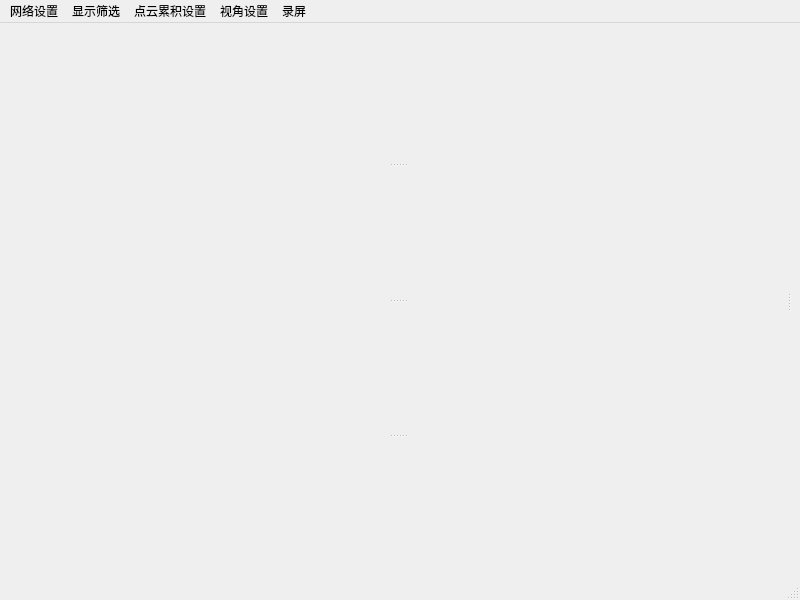
<?xml version="1.0" encoding="UTF-8"?>
<ui version="4.0">
 <class>MainWindow</class>
 <widget class="QMainWindow" name="MainWindow">
  <property name="geometry">
   <rect>
    <x>0</x>
    <y>0</y>
    <width>800</width>
    <height>600</height>
   </rect>
  </property>
  <property name="windowTitle">
   <string>ProtoVision Screen</string>
  </property>
  <widget class="QWidget" name="centralwidget">
   <layout class="QGridLayout" name="gridLayout">
    <item row="0" column="0">
     <layout class="QGridLayout" name="gridLayout_2">
      <item row="2" column="0">
       <widget class="QSplitter" name="splitter">
        <property name="orientation">
         <enum>Qt::Horizontal</enum>
        </property>
        <widget class="QWidget" name="gridLayoutWidget">
         <layout class="QGridLayout" name="gridLayout_3">
          <item row="0" column="0">
           <widget class="QSplitter" name="splitter_2">
            <property name="orientation">
             <enum>Qt::Vertical</enum>
            </property>
            <widget class="QLabel" name="camera_1">
             <property name="minimumSize">
              <size>
               <width>300</width>
               <height>0</height>
              </size>
             </property>
             <property name="text">
              <string/>
             </property>
             <property name="scaledContents">
              <bool>true</bool>
             </property>
             <property name="alignment">
              <set>Qt::AlignCenter</set>
             </property>
            </widget>
            <widget class="QLabel" name="camera_2">
             <property name="text">
              <string/>
             </property>
             <property name="scaledContents">
              <bool>true</bool>
             </property>
             <property name="alignment">
              <set>Qt::AlignCenter</set>
             </property>
            </widget>
            <widget class="QLabel" name="camera_3">
             <property name="minimumSize">
              <size>
               <width>300</width>
               <height>0</height>
              </size>
             </property>
             <property name="text">
              <string/>
             </property>
             <property name="scaledContents">
              <bool>true</bool>
             </property>
             <property name="alignment">
              <set>Qt::AlignCenter</set>
             </property>
            </widget>
            <widget class="QLabel" name="camera_4">
             <property name="minimumSize">
              <size>
               <width>300</width>
               <height>0</height>
              </size>
             </property>
             <property name="text">
              <string/>
             </property>
             <property name="scaledContents">
              <bool>true</bool>
             </property>
             <property name="alignment">
              <set>Qt::AlignCenter</set>
             </property>
            </widget>
           </widget>
          </item>
         </layout>
        </widget>
        <widget class="QWidget" name="gridLayoutWidget_2">
         <layout class="QGridLayout" name="gridLayout_4"/>
        </widget>
       </widget>
      </item>
     </layout>
    </item>
   </layout>
  </widget>
  <widget class="QMenuBar" name="menubar">
   <property name="geometry">
    <rect>
     <x>0</x>
     <y>0</y>
     <width>800</width>
     <height>23</height>
    </rect>
   </property>
   <widget class="QMenu" name="menu_network">
    <property name="title">
     <string>网络设置</string>
    </property>
   </widget>
   <widget class="QMenu" name="menu_display_choose">
    <property name="title">
     <string>显示筛选</string>
    </property>
    <addaction name="action_pc"/>
    <addaction name="separator"/>
    <addaction name="action_tracker"/>
    <addaction name="separator"/>
    <addaction name="action_fs"/>
    <addaction name="separator"/>
    <addaction name="action_gr"/>
    <addaction name="separator"/>
    <addaction name="action_fcline"/>
    <addaction name="separator"/>
    <addaction name="action_adas"/>
   </widget>
   <widget class="QMenu" name="menu_accu_pc">
    <property name="title">
     <string>点云累积设置</string>
    </property>
    <addaction name="action_pcaccu"/>
   </widget>
   <widget class="QMenu" name="menu_viewport">
    <property name="title">
     <string>视角设置</string>
    </property>
    <addaction name="action_look_reset"/>
    <addaction name="separator"/>
    <addaction name="action_look_on"/>
    <addaction name="separator"/>
    <addaction name="action_look_cycle"/>
   </widget>
   <widget class="QMenu" name="menu_screen_cap">
    <property name="title">
     <string>录屏</string>
    </property>
   </widget>
   <addaction name="menu_network"/>
   <addaction name="menu_display_choose"/>
   <addaction name="menu_accu_pc"/>
   <addaction name="menu_viewport"/>
   <addaction name="menu_screen_cap"/>
  </widget>
  <widget class="QStatusBar" name="statusbar"/>
  <action name="action_pc">
   <property name="checkable">
    <bool>true</bool>
   </property>
   <property name="checked">
    <bool>true</bool>
   </property>
   <property name="icon">
    <iconset resource="ProtoVision_Screen_ICON.qrc">
     <normaloff>:/ICON/image/ICON/pc.png</normaloff>:/ICON/image/ICON/pc.png</iconset>
   </property>
   <property name="text">
    <string>点云</string>
   </property>
  </action>
  <action name="action_tracker">
   <property name="checkable">
    <bool>true</bool>
   </property>
   <property name="checked">
    <bool>true</bool>
   </property>
   <property name="icon">
    <iconset resource="ProtoVision_Screen_ICON.qrc">
     <normaloff>:/ICON/image/ICON/tracker.png</normaloff>:/ICON/image/ICON/tracker.png</iconset>
   </property>
   <property name="text">
    <string>目标</string>
   </property>
  </action>
  <action name="action_fs">
   <property name="checkable">
    <bool>true</bool>
   </property>
   <property name="icon">
    <iconset resource="ProtoVision_Screen_ICON.qrc">
     <normaloff>:/ICON/image/ICON/fs.png</normaloff>:/ICON/image/ICON/fs.png</iconset>
   </property>
   <property name="text">
    <string>Freespace</string>
   </property>
  </action>
  <action name="action_gr">
   <property name="checkable">
    <bool>true</bool>
   </property>
   <property name="icon">
    <iconset resource="ProtoVision_Screen_ICON.qrc">
     <normaloff>:/ICON/image/ICON/gr.png</normaloff>:/ICON/image/ICON/gr.png</iconset>
   </property>
   <property name="text">
    <string>护栏</string>
   </property>
  </action>
  <action name="action_fcline">
   <property name="checkable">
    <bool>true</bool>
   </property>
   <property name="icon">
    <iconset resource="ProtoVision_Screen_ICON.qrc">
     <normaloff>:/ICON/image/ICON/fcline.png</normaloff>:/ICON/image/ICON/fcline.png</iconset>
   </property>
   <property name="text">
    <string>车道线</string>
   </property>
  </action>
  <action name="action_adas">
   <property name="checkable">
    <bool>true</bool>
   </property>
   <property name="icon">
    <iconset resource="ProtoVision_Screen_ICON.qrc">
     <normaloff>:/ICON/image/ICON/adas.png</normaloff>:/ICON/image/ICON/adas.png</iconset>
   </property>
   <property name="text">
    <string>ADAS</string>
   </property>
   <property name="iconVisibleInMenu">
    <bool>true</bool>
   </property>
  </action>
  <action name="action_pcaccu">
   <property name="checkable">
    <bool>true</bool>
   </property>
   <property name="icon">
    <iconset resource="ProtoVision_Screen_ICON.qrc">
     <normaloff>:/ICON/image/ICON/pcaccu.png</normaloff>:/ICON/image/ICON/pcaccu.png</iconset>
   </property>
   <property name="text">
    <string>点云累积</string>
   </property>
  </action>
  <action name="action_look_reset">
   <property name="icon">
    <iconset resource="ProtoVision_Screen_ICON.qrc">
     <normaloff>:/ICON/image/ICON/lookreset.png</normaloff>:/ICON/image/ICON/lookreset.png</iconset>
   </property>
   <property name="text">
    <string>复位</string>
   </property>
  </action>
  <action name="action_look_on">
   <property name="icon">
    <iconset resource="ProtoVision_Screen_ICON.qrc">
     <normaloff>:/ICON/image/ICON/lookon.png</normaloff>:/ICON/image/ICON/lookon.png</iconset>
   </property>
   <property name="text">
    <string>俯视</string>
   </property>
  </action>
  <action name="action_look_cycle">
   <property name="checkable">
    <bool>true</bool>
   </property>
   <property name="icon">
    <iconset resource="ProtoVision_Screen_ICON.qrc">
     <normaloff>:/ICON/image/ICON/lookcycle.png</normaloff>:/ICON/image/ICON/lookcycle.png</iconset>
   </property>
   <property name="text">
    <string>环视</string>
   </property>
  </action>
 </widget>
 <resources>
  <include location="ProtoVision_Screen_ICON.qrc"/>
 </resources>
 <connections/>
</ui>
